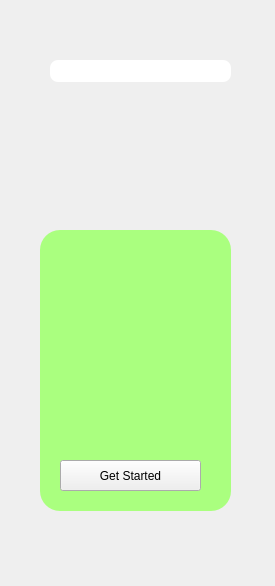
<?xml version="1.0" encoding="UTF-8"?>
<ui version="4.0">
 <class>Form</class>
 <widget class="QWidget" name="Form">
  <property name="geometry">
   <rect>
    <x>0</x>
    <y>0</y>
    <width>275</width>
    <height>586</height>
   </rect>
  </property>
  <property name="windowTitle">
   <string>Form</string>
  </property>
  <property name="styleSheet">
   <string notr="true"/>
  </property>
  <widget class="QLabel" name="label">
   <property name="geometry">
    <rect>
     <x>40</x>
     <y>120</y>
     <width>201</width>
     <height>181</height>
    </rect>
   </property>
   <property name="maximumSize">
    <size>
     <width>16777215</width>
     <height>16777215</height>
    </size>
   </property>
   <property name="text">
    <string/>
   </property>
   <property name="pixmap">
    <pixmap>dog.png</pixmap>
   </property>
   <property name="scaledContents">
    <bool>true</bool>
   </property>
  </widget>
  <widget class="QLabel" name="title_label">
   <property name="geometry">
    <rect>
     <x>20</x>
     <y>260</y>
     <width>221</width>
     <height>41</height>
    </rect>
   </property>
   <property name="styleSheet">
    <string notr="true">font: 22pt &quot;Segoe UI&quot;;</string>
   </property>
   <property name="text">
    <string/>
   </property>
  </widget>
  <widget class="QLineEdit" name="lineEdit">
   <property name="geometry">
    <rect>
     <x>50</x>
     <y>60</y>
     <width>181</width>
     <height>22</height>
    </rect>
   </property>
   <property name="styleSheet">
    <string notr="true">QLineEdit{
border-radius:8px
}</string>
   </property>
  </widget>
  <widget class="QLineEdit" name="lineEdit_2">
   <property name="geometry">
    <rect>
     <x>40</x>
     <y>230</y>
     <width>191</width>
     <height>281</height>
    </rect>
   </property>
   <property name="styleSheet">
    <string notr="true">background-color: #aaff7f;
border-radius: 20px;

</string>
   </property>
  </widget>
  <widget class="QPushButton" name="pushButton">
   <property name="geometry">
    <rect>
     <x>60</x>
     <y>460</y>
     <width>141</width>
     <height>31</height>
    </rect>
   </property>
   <property name="styleSheet">
    <string notr="true">backgroud-color:#ffffff;</string>
   </property>
   <property name="text">
    <string>Get Started</string>
   </property>
  </widget>
  <zorder>title_label</zorder>
  <zorder>lineEdit</zorder>
  <zorder>lineEdit_2</zorder>
  <zorder>pushButton</zorder>
  <zorder>label</zorder>
 </widget>
 <resources/>
 <connections/>
</ui>
